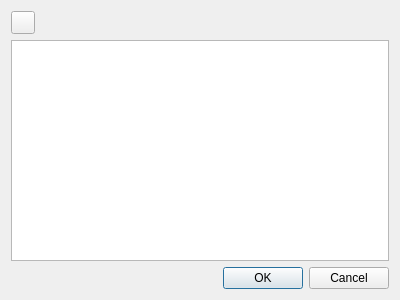
<?xml version="1.0" encoding="UTF-8"?>
<!--
######################################################################################################################
# Copyright (C) 2017-2021 Spine project consortium
# This file is part of Spine Toolbox.
# Spine Toolbox is free software: you can redistribute it and\/or modify it under the terms of the GNU Lesser General
# Public License as published by the Free Software Foundation, either version 3 of the License, or (at your option)
# any later version. This program is distributed in the hope that it will be useful, but WITHOUT ANY WARRANTY;
# without even the implied warranty of MERCHANTABILITY or FITNESS FOR A PARTICULAR PURPOSE. See the GNU Lesser General
# Public License for more details. You should have received a copy of the GNU Lesser General Public License along with
# this program. If not, see <http:\/\/www.gnu.org\/licenses\/>.
######################################################################################################################
-->
<ui version="4.0">
 <class>Form</class>
 <widget class="QWidget" name="Form">
  <property name="geometry">
   <rect>
    <x>0</x>
    <y>0</y>
    <width>400</width>
    <height>300</height>
   </rect>
  </property>
  <property name="windowTitle">
   <string>Conda</string>
  </property>
  <layout class="QVBoxLayout" name="verticalLayout">
   <item>
    <widget class="QToolButton" name="toolButton_refresh">
     <property name="text">
      <string/>
     </property>
     <property name="icon">
      <iconset resource="resources/resources_icons.qrc">
       <normaloff>:/icons/menu_icons/sync.svg</normaloff>:/icons/menu_icons/sync.svg</iconset>
     </property>
    </widget>
   </item>
   <item>
    <widget class="QListView" name="listView"/>
   </item>
   <item>
    <widget class="QDialogButtonBox" name="buttonBox">
     <property name="standardButtons">
      <set>QDialogButtonBox::Cancel|QDialogButtonBox::Ok</set>
     </property>
    </widget>
   </item>
  </layout>
 </widget>
 <resources>
  <include location="resources/resources_icons.qrc"/>
 </resources>
 <connections/>
</ui>
